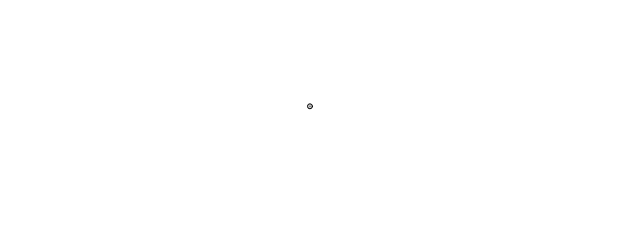
Frame 1 (no input)
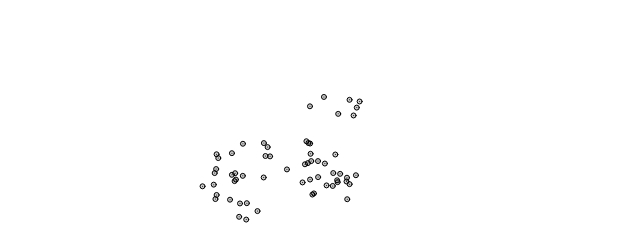
Frame 60 (no input)
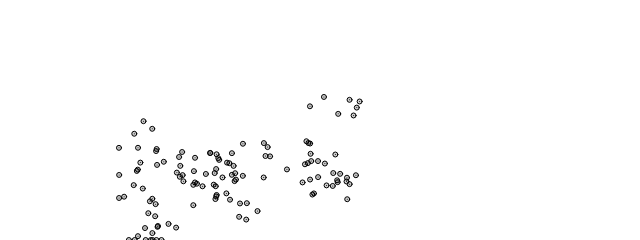
Frame 120 (the mouse pressed at the canvas centre since frame 60)

The p5.js sketch that drew these frames (run headless with seeded random() and noise() and a simulated clock; from frame 60 on, the mouse is pressed at the canvas centre):

// p5.js sketch
// ── sketch.js
/* Exercise 0.5:
A Gaussian random walk is defined as one in which the step size 
(how far the object moves in a given direction) is generated with a normal 
distribution. Implement this variation of the Walker class.
*/

let walker;

function setup() {
  createCanvas(640, 240);

  walker = new Walker();
  background(255);
}

function draw() {
  walker.step();
  walker.show();
}


class Walker {
  constructor() {
    this.x = width / 2;
    this.y = height / 2;
  }

  show() {
    point(this.x, this.y);
    fill(0, 50)
    circle(this.x, this.y, 5) 
  }

  step() {
    let xStep = randomGaussian(0, 15);
    if (random([false,  true]))
      xStep *= -1

    let yStep = randomGaussian(0, 15);
    if (random([false,  true]))
      yStep *= -1    
  
    // Adjust xStep to keep the movement within bounds
    if (this.x + xStep > width) {
      xStep = width - this.x; // Move to the edge
    }
    if (this.x + xStep < 0) {
      xStep = -this.x; // Move to the edge
    }
  
    // Adjust yStep to keep the movement within bounds
    if (this.y + yStep > height) {
      yStep = height - this.y; // Move to the edge
    }
    if (this.y + yStep < 0) {
      yStep = -this.y; // Move to the edge
    }
  
    // Apply the steps
    this.x += xStep;
    this.y += yStep;
  }
}
